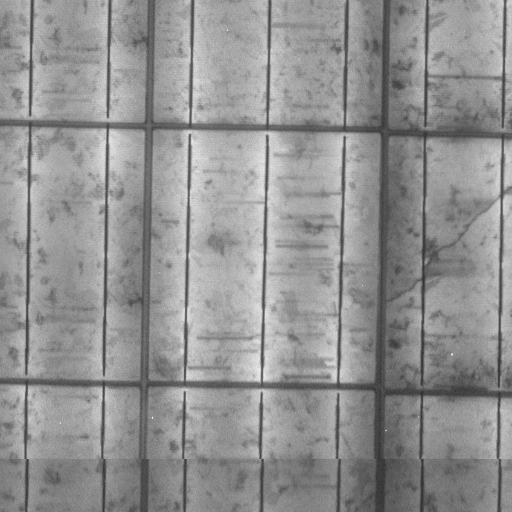
#> input picture Project/output/00_input.png, 512 x 512 px
$ python el_defect_full.py --image output/00_input.png --outdir out
#> lines starting #> are read from the running program, lines starting #| are printed output that depends on the picture; after the words box and inside, x2 and y2 are one past the last pixel; in counts of white or black regions, pixels touching at a corner belong together
#!/usr/bin/env python3
# -*- coding: utf-8 -*-


import os, json, csv, argparse
from typing import List, Tuple
import numpy as np
import cv2
import matplotlib.pyplot as plt
from skimage import exposure, feature, measure, morphology
from skimage.filters import threshold_otsu, threshold_sauvola, sato
from skimage.color import label2rgb, gray2rgb


#I/O helpers

def ensure_dir(p: str) -> None:#avoid missing folder
    os.makedirs(p, exist_ok=True)

def imread_gray(path: str) -> np.ndarray:#consistent image scale
    img = cv2.imread(path, cv2.IMREAD_UNCHANGED)
    if img is None:
        raise FileNotFoundError(f"Could not read image: {path}")
    if img.ndim == 3:
        img = cv2.cvtColor(img, cv2.COLOR_BGR2GRAY)
    img = img.astype(np.float32)
    if img.max() > 1.0:
        img /= 255.0
    return img

def to_uint8(img: np.ndarray) -> np.ndarray:#OpenCV type safety
    img = np.clip(img, 0, 1)
    return (img * 255).astype(np.uint8)

def save_gray(path: str, img: np.ndarray) -> None:#deb output dumps
    if img.dtype != np.uint8:
        img = to_uint8(img)
    cv2.imwrite(path, img)

def save_fig_gray(path: str, img: np.ndarray) -> None:#stable grayscale viz
    plt.figure(figsize=(7, 7))
    plt.imshow(img, cmap="gray", vmin=0, vmax=1 if img.dtype!=np.uint8 else None)
    plt.axis("off")
    plt.tight_layout()
    plt.savefig(path, bbox_inches="tight", pad_inches=0)
    plt.close()


#Core processing blocks

def clahe(img: np.ndarray, clip: float = 2.0, tiles: Tuple[int,int]=(8,8)) -> np.ndarray:#enhance faint cracks(Contrast Limited Adaptive Histogram Equalization)
    u8 = to_uint8(img)
    c = cv2.createCLAHE(clipLimit=clip, tileGridSize=tiles)
    out = c.apply(u8).astype(np.float32) / 255.0
    return out

def gaussian(img: np.ndarray, ksize: int = 5, sigma: float = 1.0) -> np.ndarray:#reduce sensor noise,denoise gently without blurring lines too much.
    u8 = to_uint8(img)
    g = cv2.GaussianBlur(u8, (ksize, ksize), sigmaX=sigma)
    return g.astype(np.float32) / 255.0

def adaptive_gaussian_threshold(img: np.ndarray, block_size: int = 35, C: int = 5) -> np.ndarray:#segment cell grid,cell boundary map
    if block_size % 2 == 0: block_size += 1
    block_size = max(3, block_size)
    u8 = to_uint8(img)
    th = cv2.adaptiveThreshold(u8, 255, cv2.ADAPTIVE_THRESH_GAUSSIAN_C,
                               cv2.THRESH_BINARY, block_size, C)
    return (th > 0).astype(np.float32)

def canny_edges(img: np.ndarray, low: int, high: int) -> np.ndarray:#thin edges for lines/cracks,
    return cv2.Canny(to_uint8(img), threshold1=low, threshold2=high)

def black_hat(img: np.ndarray, radius: int = 3) -> np.ndarray:#thin dark ridges enhancement.highlight micro-cracks
    se = cv2.getStructuringElement(cv2.MORPH_ELLIPSE, (2*radius+1, 2*radius+1))
    u8 = to_uint8(img)
    bh = cv2.morphologyEx(u8, cv2.MORPH_BLACKHAT, se)
    return (bh.astype(np.float32) / 255.0)

def fft_magnitude(img: np.ndarray) -> np.ndarray:#periodicity view (see grid frequencies),diagnose grid energy
    F = np.fft.fftshift(np.fft.fft2(img))
    mag = np.log1p(np.abs(F))
    mag = (mag - mag.min()) / (mag.max() - mag.min() + 1e-8)
    return mag

def notch_filter_fft(img: np.ndarray, offsets: List[Tuple[int,int]], radius: int = 6) -> np.ndarray:#remove periodic grid in frequency domain,suppress row/column
    h, w = img.shape
    F = np.fft.fftshift(np.fft.fft2(img))
    Y, X = np.ogrid[:h, :w]
    cy, cx = h//2, w//2
    mask = np.ones((h, w), dtype=np.float32)
    for dy, dx in offsets:
        r1 = np.sqrt((Y - (cy + dy))**2 + (X - (cx + dx))**2)
        r2 = np.sqrt((Y - (cy - dy))**2 + (X - (cx - dx))**2)
        mask *= (r1 > radius).astype(np.float32)
        mask *= (r2 > radius).astype(np.float32)
    Fn = F * mask
    out = np.fft.ifft2(np.fft.ifftshift(Fn))
    out = np.abs(out)
    out = (out - out.min()) / (out.max() - out.min() + 1e-8)
    return out

def hough_lines(edges: np.ndarray, rho=1, theta=np.pi/180, threshold=120,#find straight lines (busbars/grid).
                min_line_len=80, max_line_gap=8) -> np.ndarray:
    lines = cv2.HoughLinesP(edges, rho=rho, theta=theta, threshold=threshold,
                            minLineLength=min_line_len, maxLineGap=max_line_gap)
    if lines is None: return np.empty((0,4), dtype=int)
    return lines.reshape(-1,4)

def make_grid_mask_from_hough(lines: np.ndarray, img_shape: Tuple[int,int],#mask grid lines near 0°/90°,remove lattice bias
                              angle_dev_deg: float = 15.0,
                              exclude_angles_deg: Tuple[float,float]=(0.0, 90.0),
                              dilate: int = 3) -> np.ndarray:
    H, W = img_shape
    grid = np.zeros((H, W), dtype=np.uint8)
    for x1,y1,x2,y2 in lines:
        ang = (np.degrees(np.arctan2(y2 - y1, x2 - x1)) + 180) % 180
        if any(abs(ang - a) < angle_dev_deg for a in exclude_angles_deg):
            cv2.line(grid, (x1,y1), (x2,y2), 255, 2)
    if dilate > 0:
        se = cv2.getStructuringElement(cv2.MORPH_RECT, (dilate, dilate))
        grid = cv2.dilate(grid, se)
    return grid > 0

def morphology_cleanup(mask: np.ndarray, open_k=3, close_k=3, min_area=60) -> np.ndarray:#denoise mask and bridge gaps; drop tiny blobs,clean final mask
    u8 = (mask.astype(np.uint8) * 255)
    if open_k > 0:
        se = cv2.getStructuringElement(cv2.MORPH_ELLIPSE, (open_k, open_k))
        u8 = cv2.morphologyEx(u8, cv2.MORPH_OPEN, se)
    if close_k > 0:
        se = cv2.getStructuringElement(cv2.MORPH_ELLIPSE, (close_k, close_k))
        u8 = cv2.morphologyEx(u8, cv2.MORPH_CLOSE, se)
    bin_mask = u8 > 0
    bin_mask = morphology.remove_small_objects(bin_mask, min_size=int(min_area))
    return bin_mask.astype(np.float32)

def crack_score(img_den: np.ndarray) -> np.ndarray:#boost curvy cracks
    """Combine inverted intensity + black-hat + Sato ridge to emphasize cracks."""
    inv = 1.0 - img_den
    bh  = black_hat(img_den, radius=3)
    rid = sato(img_den, sigmas=np.linspace(1, 3, 7), black_ridges=True)
    rid = (rid - rid.min()) / (rid.max() - rid.min() + 1e-8)
    score = 0.5*inv + 0.3*bh + 0.2*rid
    score = (score - score.min()) / (score.max() - score.min() + 1e-8)
    return score

def skeleton_length(mask: np.ndarray) -> Tuple[float, np.ndarray]:#quantify crack length
    sk = morphology.skeletonize(mask.astype(bool))
    return float(sk.sum()), sk


# ----------------------------- Main ----------------------------------

def main():
    ap = argparse.ArgumentParser()
    ap.add_argument("--image", required=True)
    ap.add_argument("--outdir", required=True)
    ap.add_argument("--resize", type=int, default=None, help="Max dimension; keep aspect (optional)")

    # Filtering / segmentation params
    ap.add_argument("--gauss_ksize", type=int, default=5)
    ap.add_argument("--gauss_sigma", type=float, default=1.0)
    ap.add_argument("--adaptive_block", type=int, default=35)
    ap.add_argument("--adaptive_C", type=int, default=5)
    ap.add_argument("--canny_low", type=int, default=25)
    ap.add_argument("--canny_high", type=int, default=90)

    # Hough (grid/busbar)
    ap.add_argument("--hough_threshold", type=int, default=140)
    ap.add_argument("--hough_minlen", type=int, default=110)
    ap.add_argument("--hough_gap", type=int, default=8)
    ap.add_argument("--angle_dev", type=float, default=15.0)
    ap.add_argument("--grid_dilate", type=int, default=3)

    # Morphology
    ap.add_argument("--open_kernel", type=int, default=3)
    ap.add_argument("--close_kernel", type=int, default=3)
    ap.add_argument("--min_area", type=int, default=60)

    # FFT / notch
    ap.add_argument("--notch", type=str, default="no", choices=["no","yes"])
    ap.add_argument("--notch_radius", type=int, default=6)
    ap.add_argument("--notch_offsets", type=int, nargs="*", default=[0,35, 0,-35, 35,0, -35,0])

    # Units
    ap.add_argument("--mm_per_px", type=float, default=None, help="Pixel size (mm/px) for sub-mm metrics")

    args = ap.parse_args()
    ensure_dir(args.outdir)

    # 0) Load + optional resize
    img0 = imread_gray(args.image)
#> in imread_gray, img is the input picture: shape (512, 512); min 49, max 244, mean 146.4
    if args.resize:
        H, W = img0.shape
        s = args.resize / max(H, W)
        if s < 1.0:
            img0 = cv2.resize(img0, (int(W*s), int(H*s)), interpolation=cv2.INTER_AREA)

    save_gray(os.path.join(args.outdir, "00_input.png"), img0)

    # 1) CLAHE + Gaussian (Convolution)
    img1 = clahe(img0, clip=2.0, tiles=(8,8))
    save_gray(os.path.join(args.outdir, "01_clahe.png"), img1)
    img2 = gaussian(img1, ksize=args.gauss_ksize, sigma=args.gauss_sigma)
    save_gray(os.path.join(args.outdir, "02_gaussian.png"), img2)

    # 2) Frequency domain (FFT magnitude + optional notch)
    fft_mag = fft_magnitude(img2)
    save_fig_gray(os.path.join(args.outdir, "03_fft_mag.png"), fft_mag)
    if args.notch == "yes":
        offs = args.notch_offsets
        if len(offs) % 2 != 0:
            raise ValueError("--notch_offsets must be dy dx pairs")
        pairs = [(offs[i], offs[i+1]) for i in range(0, len(offs), 2)]
        img2n = notch_filter_fft(img2, offsets=pairs, radius=args.notch_radius)
        save_gray(os.path.join(args.outdir, "03b_notch.png"), img2n)
    else:
        img2n = img2

    # 3) Edge detection (Canny) for Hough/grid lines
    edges = canny_edges(img2n, args.canny_low, args.canny_high)
#> in canny_edges, `return cv2.Canny(to_uint8(img), threshold1=low, threshold2=high)`:
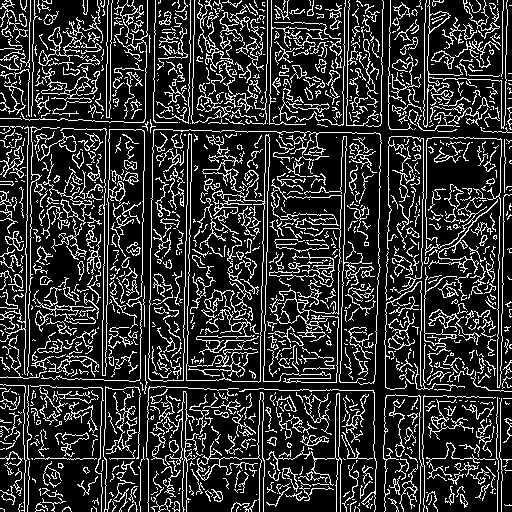
#> returned value: shape (512, 512); 19.4% white in thin lines or dots
    save_gray(os.path.join(args.outdir, "04_canny.png"), edges)

    # 4) Segmentation of cell boundaries (adaptive Gaussian threshold)
    cells = adaptive_gaussian_threshold(img2n, args.adaptive_block, args.adaptive_C)
#> in adaptive_gaussian_threshold, `th = cv2.adaptiveThreshold(u8, 255, cv2.ADAPTIVE_THRESH_GAUSSIAN_C, cv..`:
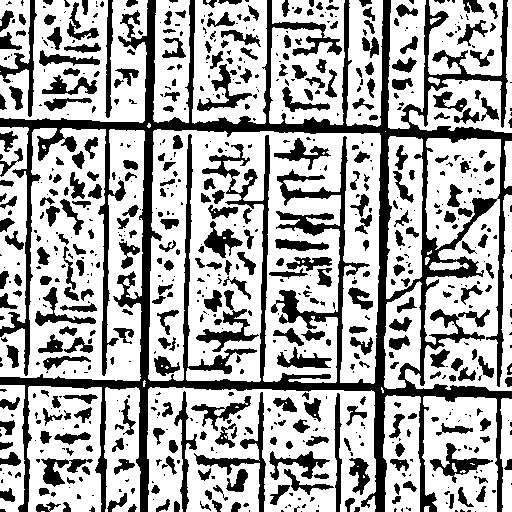
#> th: shape (512, 512); 67% white; 758 black regions (417 under 20 px), largest, box (x1, y1, x2, y2) and area: (0, 0, 512, 512) 41980, (194, 392, 266, 512) 1150, (196, 290, 259, 352) 911
    save_gray(os.path.join(args.outdir, "05_cell_boundaries.png"), cells)

    # 5) Hough lines → build grid mask (suppress ~0° / ~90°)
    lines = hough_lines(edges, threshold=args.hough_threshold,
                        min_line_len=args.hough_minlen, max_line_gap=args.hough_gap)
#> in hough_lines, `lines = cv2.HoughLinesP(edges, rho=rho, theta=theta, threshold=thresho..`: lines = 24 rows, first 6: [151, 247, 155, 0], [104, 232, 106, 64], [498, 326, 499, 216], [0, 458, 294, 458], [503, 253, 505, 128], [24, 399, 27, 171]
    grid_mask = make_grid_mask_from_hough(lines, img2n.shape,
                                          angle_dev_deg=args.angle_dev,
                                          exclude_angles_deg=(0.0, 90.0),
                                          dilate=args.grid_dilate)
#> the loop in make_grid_mask_from_hough, `for x1,y1,x2,y2 in lines:` made 24 passes
#> (x1, y1, x2, y2, ang) on passes 1 to 12: (151, 247, 155, 0, 90.93), (104, 232, 106, 64, 90.68), (498, 326, 499, 216, 90.52), (0, 458, 294, 458, 0), (503, 253, 505, 128, 90.92), (24, 399, 27, 171, 90.75), (108, 234, 109, 122, 90.51), (140, 383, 145, 68, 90.91), (421, 297, 424, 69, 90.75), (266, 284, 268, 167, 90.98), (262, 285, 264, 173, 91.02), (426, 198, 427, 88, 90.52)
#> after the loop in make_grid_mask_from_hough, `for x1,y1,x2,y2 in lines:`:
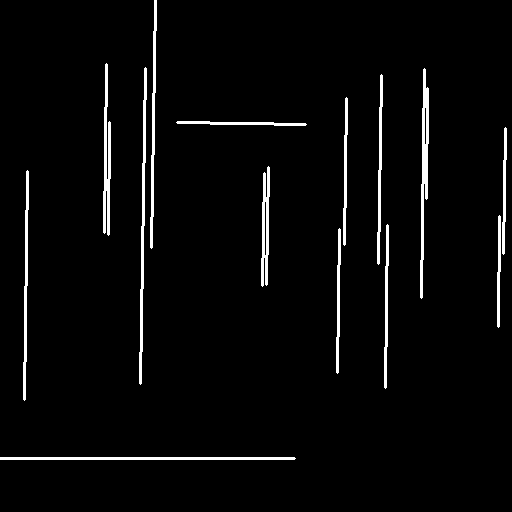
#> grid: shape (512, 512); 3.4% white; 14 white regions, largest, box (x1, y1, x2, y2) and area: (420, 68, 429, 299) 1024, (139, 67, 147, 385) 950, (0, 457, 296, 460) 886
#> in make_grid_mask_from_hough, `se = cv2.getStructuringElement(cv2.MORPH_RECT, (dilate, dilate))`: se = [[1, 1, 1], [1, 1, 1], [1, 1, 1]]
#> in make_grid_mask_from_hough, `grid = cv2.dilate(grid, se)`: grid: shape (512, 512); 5.6% white; 12 white regions, largest, box (x1, y1, x2, y2) and area: (138, 66, 148, 386) 1606, (419, 67, 430, 300) 1562, (335, 96, 349, 375) 1495
    save_gray(os.path.join(args.outdir, "06_grid_mask.png"), grid_mask.astype(np.float32))

    # 6) Crack score → thresholding (binary classification)
    cscore = crack_score(img2n)
#> in crack_score, `score = (score - score.min()) / (score.max() - score.min() + 1e-8)`:
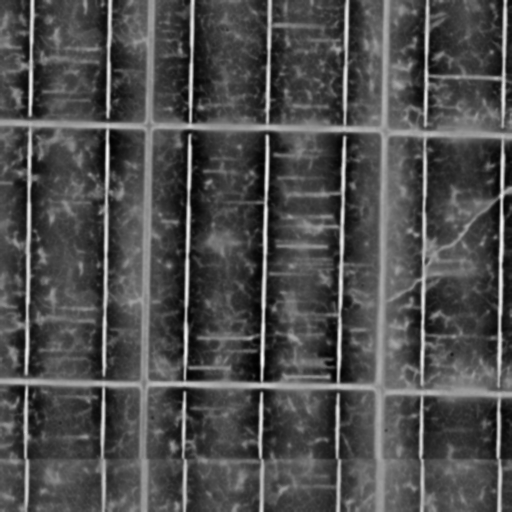
#> score: shape (512, 512) float32; min 0, max 1, mean 0.305
    save_gray(os.path.join(args.outdir, "07_crack_score.png"), cscore)

    # --- FIXED: combine global Otsu (scalar) with local Sauvola (image) per-pixel ---
    t_otsu = threshold_otsu(cscore)  # scalar
#> t_otsu = 0.369
    t_sauv = threshold_sauvola(cscore, window_size=max(25, args.adaptive_block), k=0.2)  # array
    t_combined = np.maximum(t_sauv, t_otsu)  # per-pixel stricter threshold
    mask_raw = (cscore > t_combined)
#> mask_raw: shape (512, 512) bool; 26.8% white; 366 white regions (225 under 20 px), largest, box (x1, y1, x2, y2) and area: (0, 0, 512, 512) 52747, (197, 392, 266, 512) 947, (0, 0, 36, 117) 684
    save_gray(os.path.join(args.outdir, "08_defect_mask_raw.png"), mask_raw.astype(np.float32))

    # Subtract grid/busbar lines; clean with morphology
    mask_ng = mask_raw & (~grid_mask)
#> mask_ng: shape (512, 512) bool; 23.5% white; 405 white regions (233 under 20 px), largest, box (x1, y1, x2, y2) and area: (23, 0, 512, 512) 28880, (424, 0, 508, 215) 3253, (0, 117, 103, 375) 2092
    mask = morphology_cleanup(mask_ng, open_k=args.open_kernel,
                              close_k=args.close_kernel, min_area=args.min_area)
#> in morphology_cleanup, `se = cv2.getStructuringElement(cv2.MORPH_ELLIPSE, (open_k, open_k))`: se = [[0, 1, 0], [1, 1, 1], [0, 1, 0]]
#> in morphology_cleanup, `u8 = cv2.morphologyEx(u8, cv2.MORPH_OPEN, se)`: u8: shape (512, 512); 22.3% white; 301 white regions (130 under 20 px), largest, box (x1, y1, x2, y2) and area: (27, 0, 512, 512) 25231, (430, 0, 508, 143) 2568, (424, 187, 496, 281) 1920
#> in morphology_cleanup, `u8 = cv2.morphologyEx(u8, cv2.MORPH_CLOSE, se)`: u8: shape (512, 512); 22.5% white; 286 white regions (121 under 20 px), largest, box (x1, y1, x2, y2) and area: (27, 0, 512, 512) 25534, (430, 0, 508, 143) 2587, (424, 187, 496, 281) 2044
    save_gray(os.path.join(args.outdir, "09_defect_mask_clean.png"), mask.astype(np.float32))
#> in to_uint8 (call 13), `return (img * 255).astype(np.uint8)`: returned value: shape (512, 512); 20.9% white; 89 white regions

    # 7) Region descriptors
    lab = measure.label(mask.astype(bool), connectivity=2)
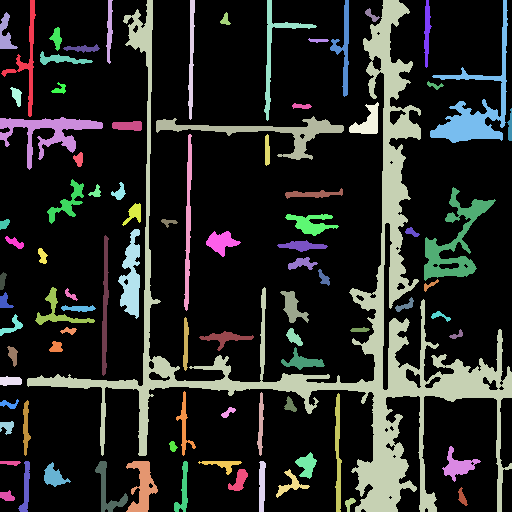
#> lab: shape (512, 512) int32; 90 distinct labels, from 0 to 89; one colour per label, 0 black
    props = measure.regionprops(lab)
#> props = 89 regions; largest, box (x1, y1, x2, y2) and area: (27, 0, 512, 512) 25534, (430, 0, 508, 143) 2587, (424, 187, 496, 281) 2044, (156, 116, 344, 160) 1846, (0, 117, 103, 170) 1714
    regions = []
    for i,p in enumerate(props, 1):
        row = {
            "region_id": i,
            "area_px": int(p.area),
            "perimeter_px": float(p.perimeter),
            "eccentricity": float(getattr(p, "eccentricity", np.nan)),
            "major_axis_length_px": float(getattr(p, "major_axis_length", np.nan)),
            "minor_axis_length_px": float(getattr(p, "minor_axis_length", np.nan)),
            "orientation_rad": float(getattr(p, "orientation", np.nan)),
            "bbox": [int(v) for v in p.bbox],
            "centroid_yx": [float(p.centroid[0]), float(p.centroid[1])],
        }
        regions.append(row)
#> this loop made 89 passes
#> after the loop, regions = 89 items

    # 8) Crack length via skeleton
    crack_len_px, skel = skeleton_length(mask)
#> in skeleton_length, `sk = morphology.skeletonize(mask.astype(bool))`: sk: shape (512, 512) bool; 3.2% white in thin lines or dots
#> crack_len_px = 8446
    save_gray(os.path.join(args.outdir, "11_skeleton.png"), skel.astype(np.float32))
#> in to_uint8 (call 14), `img = np.clip(img, 0, 1)`: img: shape (512, 512) float32; values 0 (black) and 1 (white), 3.2% white in thin lines or dots
#> in to_uint8 (call 14), `return (img * 255).astype(np.uint8)`: returned value: shape (512, 512); 3.2% white in thin lines or dots

    # 9) Busbar integrity score (continuity along near-vertical Hough lines)
    busbar_scores = []
    H, W = img2n.shape
#> H = 512; W = 512
    for x1,y1,x2,y2 in lines:
        ang = (np.degrees(np.arctan2(y2 - y1, x2 - x1)) + 180) % 180
        if abs(ang - 90.0) < args.angle_dev:  # vertical-ish
            length = max(1, int(np.hypot(x2 - x1, y2 - y1)))
            xs = np.linspace(x1, x2, length).astype(int)
            ys = np.linspace(y1, y2, length).astype(int)
            xs = np.clip(xs, 0, W-1); ys = np.clip(ys, 0, H-1)
            loc = np.zeros_like(edges, dtype=bool)
            loc[ys, xs] = True
            loc = morphology.binary_dilation(loc, morphology.disk(1))
            score = float((edges > 0)[loc].mean()) if loc.any() else 0.0
            busbar_scores.append({"x1":int(x1),"y1":int(y1),"x2":int(x2),"y2":int(y2),
                                  "continuity_score": score})
#> this loop made 24 passes
#> (x1, y1, x2, y2, ang, length, score) on passes 1, 2, 3, 5, 6, 7, 8, 9, 10, 11, 12, 14: (151, 247, 155, 0, 90.93, 247, 0.332), (104, 232, 106, 64, 90.68, 168, 0.331), (498, 326, 499, 216, 90.52, 110, 0.336), (503, 253, 505, 128, 90.92, 125, 0.315), (24, 399, 27, 171, 90.75, 228, 0.338), (108, 234, 109, 122, 90.51, 112, 0.327), (140, 383, 145, 68, 90.91, 315, 0.332), (421, 297, 424, 69, 90.75, 228, 0.326), (266, 284, 268, 167, 90.98, 117, 0.333), (262, 285, 264, 173, 91.02, 112, 0.345), (426, 198, 427, 88, 90.52, 110, 0.321), (344, 244, 346, 98, 90.78, 146, 0.306)
#> (x1, y1, x2, y2, ang) on passes 4, 13, 15, 18, 19, 20: (0, 458, 294, 458, 0), (385, 383, 507, 505, 45), (128, 99, 258, 229, 45), (236, 317, 359, 440, 45), (177, 122, 305, 124, 0.895), (359, 300, 492, 433, 45)
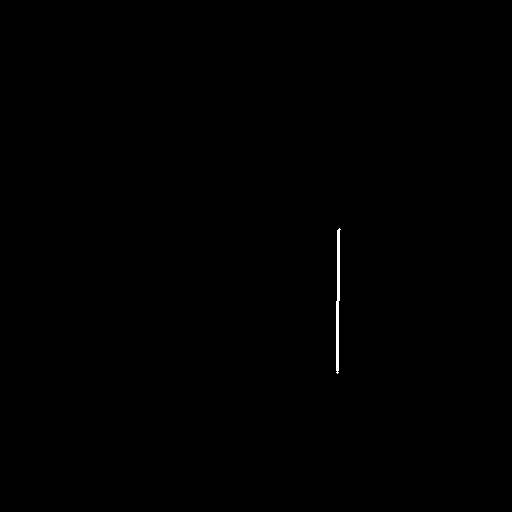
#> loc: shape (512, 512) bool; 0.16% white; 1 white region, box (x1, y1, x2, y2) and area: (336, 228, 341, 374) 432
#> after the loop, busbar_scores = 15 items

    # 10) Overlay visualization
    base = gray2rgb(to_uint8(img2n))
    overlay = base.copy()
    overlay[...,0] = np.maximum(overlay[...,0], (mask*255).astype(np.uint8))  # red = defects
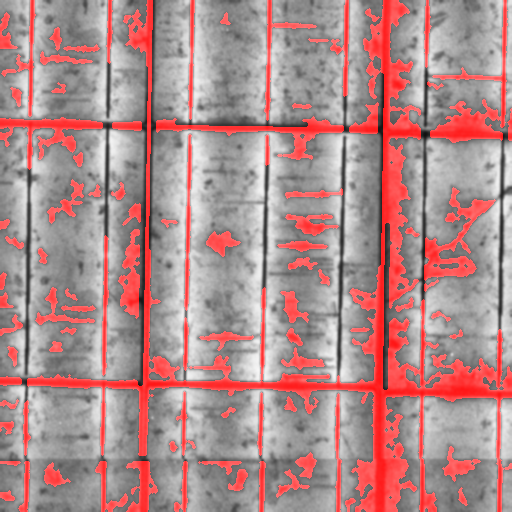
#> overlay: shape (512, 512, 3); mean R, G, B 176, 139.4, 139.4
    cv2.imwrite(os.path.join(args.outdir, "10_overlay.png"), overlay[:,:,::-1])  # RGB->BGR

    # 11) Metrics JSON / CSV
    summary = {
        "input_image": os.path.abspath(args.image),
        "num_regions": len(regions),
        "crack_length_px": crack_len_px,
        "hough_lines_total": int(len(lines)),
        "busbar_integrity": busbar_scores,
        "params": vars(args),
    }
    if args.mm_per_px is not None:
        mmpp = float(args.mm_per_px)
        summary["crack_length_mm"] = crack_len_px * mmpp

    with open(os.path.join(args.outdir, "metrics.json"), "w", encoding="utf-8") as f:
        json.dump({"summary": summary, "regions": regions}, f, indent=2)

    if regions:
        keys = list(regions[0].keys())
#> keys = ['region_id', 'area_px', 'perimeter_px', 'eccentricity', 'major_axis_length_px', 'minor_axis_length_px', 'orientation_rad', 'bbox', 'centroid_yx']
        if args.mm_per_px is not None:
            keys = keys + ["area_mm2", "perimeter_mm", "major_axis_length_mm", "minor_axis_length_mm"]
        with open(os.path.join(args.outdir, "regions_metrics.csv"), "w", newline="", encoding="utf-8") as f:
            w = csv.DictWriter(f, fieldnames=keys)
            w.writeheader()
            for r in regions:
                if args.mm_per_px is not None:
                    mmpp = float(args.mm_per_px)
                    r_out = dict(r)
                    r_out["area_mm2"] = r["area_px"] * (mmpp**2)
                    r_out["perimeter_mm"] = r["perimeter_px"] * mmpp
                    r_out["major_axis_length_mm"] = r["major_axis_length_px"] * mmpp
                    r_out["minor_axis_length_mm"] = r["minor_axis_length_px"] * mmpp
                    w.writerow(r_out)
                else:
                    w.writerow(r)

    print("Done. Outputs saved to:", os.path.abspath(args.outdir))


if __name__ == "__main__":
    main()
